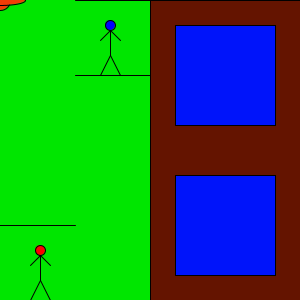
Frame 1 (no input)
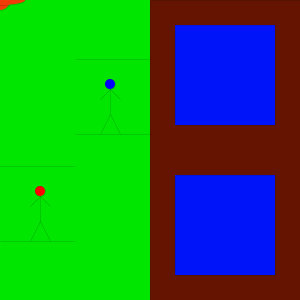
Frame 60 (the mouse pressed at the canvas centre just before this capture)
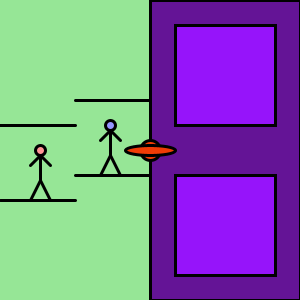
Frame 120 (the mouse held since frame 60 and released just before this capture)

The Processing sketch that drew these frames (run headless with seeded random() and noise(); from frame 60 on, the mouse is pressed at the canvas centre):

// Processing sketch: processing_36336
// ── processing_36336.pde

void setup(){
size(300,300);
}

int x=0;
int y=0;

void draw(){
background(mouseX,230,mouseY);

rectMode(CORNER); //make building 
fill(100,20,mouseX);
rect(150,0,150,300);
fill(mouseX,20,250);
rect(175,25,100,100);
rect(175,175,100,100);

line(x+75,y,x+150,y); //make right lift
line(x+75,y+75,x+150,y+75);

fill(mouseY,mouseX,255);//make stickman
ellipse(x+110,y+25,10,10); 
line(x+110,y+30,x+120,y+40);
line(x+110,y+30,x+100,y+40);
line(x+110,y+30,x+110,y+55);
line(x+110,y+55,x+100,y+75);
line(x+110,y+55,x+120,y+75);

line(x,300-y,x+75,300-y); //make left lift
line(x-75,225-y,x+75,225-y);

fill(255,mouseX,mouseY);//make stickman
ellipse(x+40,250-y,10,10); 
line(x+40,255-y,x+50,265-y);
line(x+40,255-y,x+30,265-y);
line(x+40,255-y,x+40,280-y);
line(x+40,280-y,x+30,300-y);
line(x+40,280-y,x+50,300-y);

fill(240,60,6);//make ufo
ellipse(mouseX,mouseY,20,20);
ellipse(mouseX,mouseY,50,10);

y++;
if(y>=width){
  y=0;
}
if(mousePressed){
y=100; 
//actually I want to make the lift stop and move again, but I can't figure it yet and the assignment due to tomorrow :) 
strokeWeight(3);
}else{
  strokeWeight(0);
}
}
